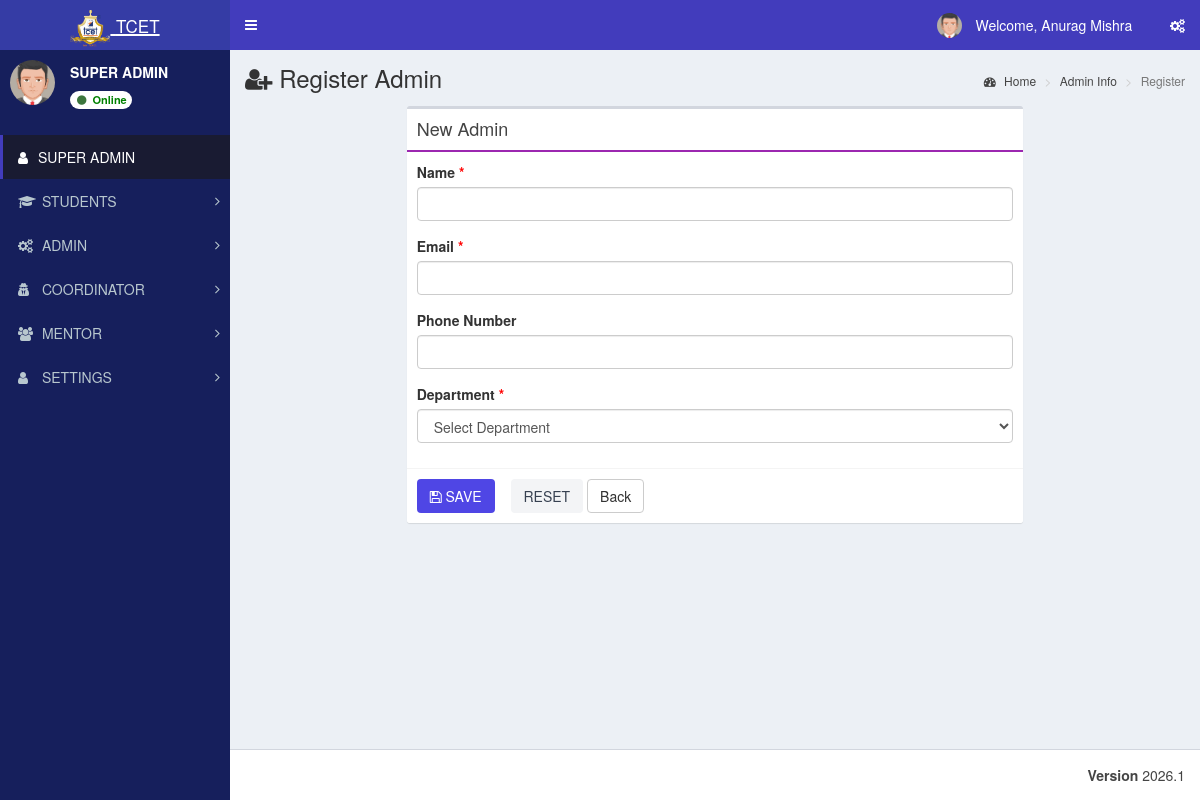
The page /admin/admin_register.php (signed in) on the database its author committed.
### tables this page shows
CREATE TABLE `st_role_master` (
  `role_id` int(11) NOT NULL,
  `role_name` varchar(100) NOT NULL
);

CREATE TABLE `st_menu_master` (
  `menu_id` int(11) NOT NULL,
  `menu_name` varchar(100) NOT NULL,
  `menu_icon` varchar(100) NOT NULL DEFAULT 'fa fa-folder'
);

### admin/admin_register.php (called while the page is built, shortened)
<?php
$roleLabel = 'Admin';
$processFile = 'admin_process.php';
$infoFile = 'admin_info.php';
include 'role_register_base.php';
?>

### database/db_connect.php (called while the page is built, shortened)
<?php
class DBController
{
    public $host = "localhost";
    public $user = "root";
    public $password = "";
    public $database = "tcet_st";
    function __construct()
    {
        $this->conn = $this->connectDB();
    }
    function connectDB()
    {
      $conn = @mysqli_connect($this->host,$this->user,$this->password,$this->database);
      return $conn;
    }
}
?>

### admin/role_register_base.php (the view, shortened to what this page needs)
<?php include "header/header.php"; ?>
<div class="content-wrapper">
  <section class="content-header">
    <h1><i class="fa fa-user-plus"></i> Register <?php echo htmlspecialchars($roleLabel); ?></h1>
    <ol class="breadcrumb">
      <li><a href="index.php"><i class="fa fa-dashboard"></i> Home</a></li>
      <li><a href="<?php echo htmlspecialchars($infoFile); ?>"><?php echo htmlspecialchars($roleLabel); ?> Info</a></li>
      <li class="active">Register</li>
    </ol>
  </section>
  <section class="content">
    <div class="row">
      <div class="col-md-8 col-md-offset-2">
        <div class="box box-default role-form-box">
          <div class="box-header with-border">
            <h3 class="box-title">New <?php echo htmlspecialchars($roleLabel); ?></h3>
          </div>
          <form method="post" action="<?php echo htmlspecialchars($processFile); ?>" autocomplete="off">
            <div class="box-body">
              <div class="form-group">
                <label>Name <span style="color:red;">*</span></label>
                <input type="text" name="user_name" class="form-control" required>
              </div>
              <div class="form-group">
                <label>Email <span style="color:red;">*</span></label>
                <input type="email" name="email_id" class="form-control" required>
              </div>
              <div class="form-group">
                <label>Phone Number</label>
                <input type="text" name="phone_number" class="form-control" maxlength="15">
              </div>
              <div class="form-group">
                <label>Department <span style="color:red;">*</span></label>
                <select name="department_id" class="form-control" required>
                  <option value="">Select Department</option>
                </select>
              </div>
            </div>
            <div class="box-footer role-form-actions">
              <button type="submit" class="btn btn-submit"><i class="fa fa-save"></i> SAVE</button>
              <button type="reset" class="btn btn-reset">RESET</button>
              <a href="<?php echo htmlspecialchars($infoFile); ?>" class="btn btn-default">Back</a>
            </div>
          </form>
        </div>
      </div>
    </div>
  </section>
</div>
<?php include "header/footer.php"; ?>

### admin/header/header.php (shortened to what this page needs)
<?php
include_once("../database/db_connect.php");
$db_handle = new DBController();
$sessionLoginId = intval($_SESSION['user_login_id'] ?? $_SESSION['user_session'] ?? 0);
$username = '';
$userid = 0;
$usertype = 0;
$sql = "SELECT l.login_id, l.username, l.user_id, u.role_id, u.user_name, r.role_name
	    FROM st_login l
	    LEFT JOIN st_user_master u ON u.user_id = l.user_id
	    LEFT JOIN st_role_master r ON r.role_id = u.role_id
	    WHERE l.login_id='" . $sessionLoginId . "' LIMIT 1";
$result = mysqli_query($db_handle->conn, $sql);
if ($result && $result->num_rows > 0) {
	$row = $result->fetch_assoc();
	$username = $row['username'];
	$userid = intval($row['user_id']);
	$usertype = intval($row['role_id']);
}
$name = $username;
$profileSql = "SELECT COALESCE(NULLIF(TRIM(u.user_name), ''), l.username) AS user_name
			   FROM st_login l
			   LEFT JOIN st_user_master u ON u.user_id = l.user_id
			   WHERE l.user_id = $userid LIMIT 1";
$profileResult = mysqli_query($db_handle->conn, $profileSql);
if ($profileResult && ($profileRow = mysqli_fetch_assoc($profileResult))) {
	$profileName = trim((string)($profileRow['user_name'] ?? ''));
	if ($profileName !== '') {
		$name = $profileName;
	}
}
$sql = "SELECT role_name FROM st_role_master WHERE role_id = ? LIMIT 1";
$stmt = mysqli_prepare($db_handle->conn, $sql);
if ($stmt) {
	mysqli_stmt_bind_param($stmt, 'i', $usertype);
	mysqli_stmt_execute($stmt);
	$result = mysqli_stmt_get_result($stmt);
	if ($row = mysqli_fetch_assoc($result)) {
		$role_name = $row['role_name'];
	}
}
$dashboardRoute = ($usertype === 5) ? 'student_dashboard.php' : 'index.php';
?>
<!DOCTYPE html>
<html>
<head>
	<link rel="stylesheet" href="bootstrap/css/bootstrap.min.css">
	<link rel="stylesheet" href="https://cdnjs.cloudflare.com/ajax/libs/font-awesome/4.5.0/css/font-awesome.min.css">
	<link rel="stylesheet" href="https://cdnjs.cloudflare.com/ajax/libs/ionicons/2.0.1/css/ionicons.min.css">
	<link rel="stylesheet" href="dist/css/AdminLTE.min.css">
	<link rel="stylesheet" href="dist/css/skins/_all-skins.min.css">
	<link rel="stylesheet" href="plugins/iCheck/flat/blue.css">
	<link rel="stylesheet" href="plugins/morris/morris.css">
	<link rel="stylesheet" href="plugins/jvectormap/jquery-jvectormap-1.2.2.css">
	<link rel="stylesheet" href="plugins/datepicker/datepicker3.css">
	<link rel="stylesheet" href="plugins/daterangepicker/daterangepicker.css">
	<link rel="stylesheet" href="plugins/bootstrap-wysihtml5/bootstrap3-wysihtml5.min.css">
</head>
<body class="hold-transition skin-blue sidebar-mini">
	<div class="wrapper">
		<header class="main-header">
			<a href="<?php echo $dashboardRoute; ?>" class="logo">
				<span class="logo-lg"><img src="images/booklogo.webp" class="py-2" height="40px" /> <small>TCET</small></span>
			</a>
			<nav class="navbar navbar-static-top">
				<a href="#" class="sidebar-toggle" data-toggle="offcanvas" role="button">
				</a>
				<div class="navbar-custom-menu">
					<ul class="nav navbar-nav">
						<li class="dropdown user user-menu">
							<a href="#" class="dropdown-toggle" data-toggle="dropdown">
								<img src="dist/img/user2-160x160.jpg" class="user-image" alt="User Image">
								<span class="hidden-xs">&nbsp;Welcome, <?php echo $name; ?> &nbsp;</span>
							</a>
						</li>
						<li>
							<a href="#" data-toggle="control-sidebar"><i class="fa fa-gears"></i></a>
						</li>
					</ul>
				</div>
			</nav>
		</header>
		<aside class="main-sidebar">
			<section class="sidebar">
				<div class="user-panel">
					<div class="pull-left image">
						<img src="dist/img/user2-160x160.jpg" class="img-circle" alt="User Image">
					</div>
					<div class="pull-left info">
						<p><span><?php echo htmlspecialchars($role_name); ?></span></p>
						<a class="badge" href="#" style="background:white; color: green;">
							<i class="fa fa-circle text-success"></i> Online
						</a>
					</div>
				</div>
				<br />
				<?php include "side_menu.php"; ?>
		</aside>

### admin/header/side_menu.php (shortened to what this page needs)
<?php
function sidebar_has_column($conn, $table, $column)
{
	$escapedColumn = mysqli_real_escape_string($conn, $column);
	$result = mysqli_query($conn, "SHOW COLUMNS FROM $table LIKE '$escapedColumn'");
	$exists = ($result && mysqli_num_rows($result) > 0);
	return $exists;
}
$menuHasIconColumn = sidebar_has_column($db_handle->conn, 'st_menu_master', 'menu_icon');
$subMenuHasIconColumn = sidebar_has_column($db_handle->conn, 'st_sub_menu_master', 'sub_menu_icon');
$subMenuHasRouteColumn = sidebar_has_column($db_handle->conn, 'st_sub_menu_master', 'sub_menu_route');
$menuTree = array();
$menuIconSelect = $menuHasIconColumn
	? "COALESCE(NULLIF(TRIM(m.menu_icon), ''), 'fa fa-folder') AS menu_icon"
	: "'fa fa-folder' AS menu_icon";
$subMenuRouteSelect = $subMenuHasRouteColumn
	? "COALESCE(NULLIF(TRIM(sm.sub_menu_route), ''), '#') AS sub_menu_route"
	: "'#' AS sub_menu_route";
$subMenuIconSelect = $subMenuHasIconColumn
	? "COALESCE(NULLIF(TRIM(sm.sub_menu_icon), ''), 'fa fa-angle-double-right') AS sub_menu_icon"
	: "'fa fa-angle-double-right' AS sub_menu_icon";
$menuSql = "SELECT m.menu_id, m.menu_name, $menuIconSelect
			FROM st_menu_master m
			WHERE (
				EXISTS (
					SELECT 1
					FROM st_menu_allocation_master mar
					WHERE mar.menu_id = m.menu_id
					  AND mar.role_id = ?
					  AND mar.sub_menu_id IS NULL
				)
				OR EXISTS (
					SELECT 1
					FROM st_menu_allocation_master maa
					WHERE maa.menu_id = m.menu_id
					  AND maa.role_id = ?
					  AND maa.sub_menu_id IS NOT NULL
				)
			)
			ORDER BY m.menu_id";
$menuStmt = mysqli_prepare($db_handle->conn, $menuSql);
if ($menuStmt) {
	mysqli_stmt_bind_param($menuStmt, 'ii', $usertype, $usertype);
	mysqli_stmt_execute($menuStmt);
	$menuResult = mysqli_stmt_get_result($menuStmt);
	while ($menuRow = mysqli_fetch_assoc($menuResult)) {
		$menuId = (int) $menuRow['menu_id'];
		$menuTree[$menuId] = array(
			'menu_name' => $menuRow['menu_name'],
			'menu_icon' => $menuRow['menu_icon'],
			'submenus' => array()
		);
		$subSql = "SELECT sm.sub_menu_id, sm.sub_menu_name, $subMenuRouteSelect, $subMenuIconSelect
				   FROM st_sub_menu_master sm
				   WHERE sm.menu_id = ?
				   AND (
					   EXISTS (
						   SELECT 1
						   FROM st_menu_allocation_master mar
						   WHERE mar.sub_menu_id = sm.sub_menu_id
							 AND mar.role_id = ?
					   )
				   )
				   ORDER BY sm.sort_order ASC, sm.sub_menu_id ASC";
		$subStmt = mysqli_prepare($db_handle->conn, $subSql);
		if ($subStmt) {
			mysqli_stmt_bind_param($subStmt, 'ii', $menuId, $usertype);
			mysqli_stmt_execute($subStmt);
			$subResult = mysqli_stmt_get_result($subStmt);
			while ($subRow = mysqli_fetch_assoc($subResult)) {
				$menuTree[$menuId]['submenus'][] = $subRow;
			}
		}
	}
}
?>
<ul class="sidebar-menu" id="sidebar-dynamic-menu">
<li class="active"><a href="index.php"><i class="fa fa-user"></i><span><?php echo htmlspecialchars($role_name); ?></span></a></li>
<?php foreach ($menuTree as $menuId => $menuData) {
	$menuName = trim((string) $menuData['menu_name']);
	$menuIcon = trim((string) $menuData['menu_icon']);
?>
<li class="treeview" data-menu-id="<?php echo $menuId; ?>" id="sidebar-menu-<?php echo $menuId; ?>">
<a href="#">
<i class="<?php echo htmlspecialchars($menuIcon); ?>" aria-hidden="true"></i> <span><?php echo strtoupper(htmlspecialchars($menuName)); ?></span>
<span class="pull-right-container">
<i class="fa fa-angle-right pull-right"></i>
</span>
</a>
</li>
<?php } ?>
</ul>
</section>

### admin/role_register_base.php (style rules this page uses)
.role-form-box .box-header { border-bottom: 2px solid #9C27B0 !important; }

### rows shown on the page
st_role_master: role_name "SUPER ADMIN"
st_menu_master: menu_name "STUDENTS"
st_menu_master: menu_name "ADMIN"
st_menu_master: menu_name "COORDINATOR"
st_menu_master: menu_name "MENTOR"
st_menu_master: menu_name "SETTINGS"

### other values the page prints
$name "Anurag Mishra"
$roleLabel "Admin"
